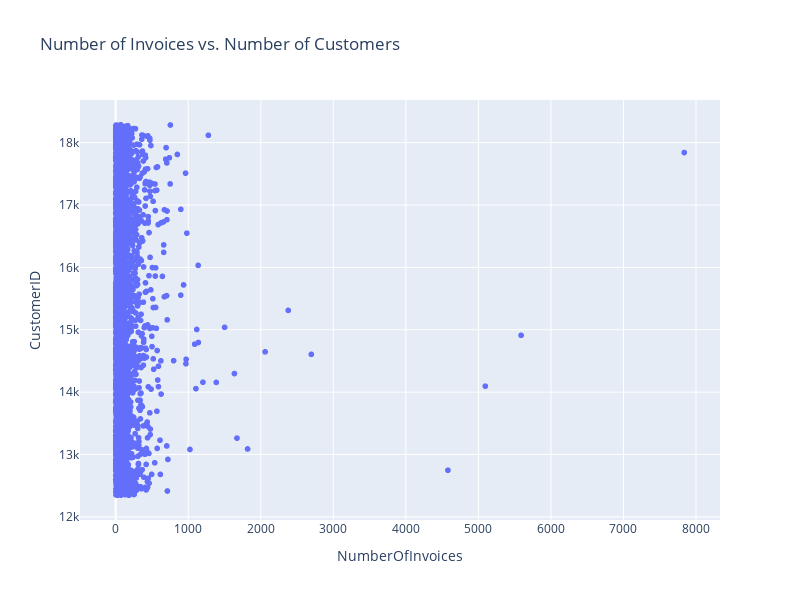

The code cell stored with this chart in its notebook:
### Code cell
fig = px.scatter(df_3, x='NumberOfInvoices', y='CustomerID', title='Number of Invoices vs. Number of Customers')
fig.update_layout(width=800, height=600)

fig

### Figure 1 — Plotly figure (JSON) as saved in the notebook; plotly's stock layout.template omitted (floating-point values rounded to 4 significant figures; data arrays with more than 128 entries replaced by an {"elided": "..."} marker saying what was removed)
{"data": [{"hovertemplate": "NumberOfInvoices=%{x}<br>CustomerID=%{y}<extra></extra>", "legendgroup": "", "marker": {"color": "#636efa", "symbol": "circle"}, "mode": "markers", "name": "", "showlegend": false, "type": "scattergl", "x": {"elided": "4328 int values"}, "xaxis": "x", "y": {"elided": "4328 int values"}, "yaxis": "y"}], "layout": {"height": 600, "legend": {"tracegroupgap": 0}, "title": {"text": "Number of Invoices vs. Number of Customers"}, "width": 800, "xaxis": {"anchor": "y", "domain": [0, 1], "title": {"text": "NumberOfInvoices"}}, "yaxis": {"anchor": "x", "domain": [0, 1], "title": {"text": "CustomerID"}}}}
